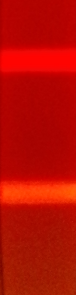
#> input picture 2/5.png, 76 x 295 px; its folder holds only this picture in this run
$ python jf_test_pic.py
#> lines starting #> are read from the running program, lines starting #| are printed output that depends on the picture
import cv2
import numpy as np
import glob
from PIL import Image
import pandas as pd
from PIL import ImageStat
import matplotlib.pyplot as plt

## 色调（H），饱和度（S），明度（V）
import os

def calculation(gray_list):
    #拉开高值和低值的差距，能有个100倍就可以了
    #获取最高灰度值和最低灰度值,然后这个系数的平方值*灰度值
    level_more_250 = 100
    level_200_250 =50
    level_100_200 = 25
    levle_50_100 = 10


    xishu = 2
    temp = []
    for i in gray_list:

        if i >=254:
            i = i* level_more_250
        elif i>=253:
            i = i* (level_more_250-10)
        elif i>=252:
            i = i* (level_more_250-20)
        elif i>= 251:
            i = i* (level_more_250-30)
        elif i>= 250:
            i = i* (level_more_250-40)
        #如果小于250,且大于100的话，全部当做是中值区域来计算
        elif i>=200 and i<250:
            i = i*(level_200_250-(250-i)*0.5)
        elif i< 200 and i>=100:
            i = i*(level_100_200-(200-i)*0.15)
        elif i<100 and i>50:
            i = i*(levle_50_100-(100-i)*0.1)
        temp.append(i)
    print("拉开后的平均灰度是：",temp)
    return temp


path = os.path.abspath(os.path.dirname(__file__))       # 这个文件所在的文件夹路径
pic_folder = os.path.join(path,"./2")
# liangdulist = []
# baohedu  = []
# sediao = []
pathlist = []
imgs = glob.glob(os.path.join(pic_folder,"5*"))      # 将所有的符合这个后缀名的文件存到一个列表并返回这个列表

area1 = []
area2 = []

for imgpath in imgs:
    pixels = 0
    total = 0
    min_avg_gray = 70
    print("-----------------")
    print(imgpath)
    a = imgpath.split('\\')[-1].split('.')[0]
    pathlist.append(a)
    #image = cv2.imread(imgpath)
    #image = cv2.imdecode(np.fromfile(imgpath,dtype=np.uint8),cv2.IMREAD_COLOR)        # 含有中文名字的读取方法
    img0 = cv2.imdecode(np.fromfile(imgpath,dtype=np.uint8),1)
#> img0 is the input picture: shape (295, 76, 3); mean B, G, R 1.6, 12.2, 185.8
    gray = cv2.cvtColor(img0,cv2.COLOR_RGB2GRAY)
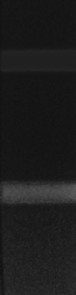
#> gray: shape (295, 76); min 15, max 87, mean 28.8
    # H,S,V = cv2.split(hsv)

    height,width,mode = img0.shape
#> height = 295; width = 76; mode = 3
    print("图片高度%d,宽度%d"%(height,width))
#| 图片高度295,宽度76
    pixels = height*width
#> pixels = 22420
    row_area = [] #行面积
    total1 = 0
    total2 = 0
    avg = []
    area2 = []
    y = []
    area1_rows= 0
    area2_rows = 0
    #遍历所有的行，平均灰度小于57的不要了
    for i in range(0,height):
        row_gray_total = 0
        for j in range(0,width):
            (b,g,r) = img0[i,j]
            gray = (int(r)+int(g)+int(b))*1.0/3.0
            row_gray_total += gray
        # avg.append(int(row_gray_total/width)-((height-i)*(20.0/height)))
        avg.append(int(row_gray_total/width))

        #如果这行的平均灰度大于等于57的话，整行算进区域荧光面积
        if (row_gray_total/width)>=min_avg_gray :
            if i <(height/2):

                area1_rows+=1
                total1 += (row_gray_total/width)
                # print("第%d行被计入区域1,平均灰度%d"%(i,row_gray_total/width))
            else:
                area2_rows+=1
                total2 += (row_gray_total/width)
#> after the loop, area1_rows = 25; area2_rows = 27; avg = 295 values, max 110 at index 189, min 58 at index 104, mean 66; total1 = 2099.9; total2 = 2622.8
                        # print("第%d行被计入区域2,平均灰度%d"%(i,row_gray_total/width))
    print("区域1行数%d,区域2行数%d"%(area1_rows,area2_rows))
#| 区域1行数25,区域2行数27
    total1 = total1-min_avg_gray*area1_rows
#> total1 = 349.9
    total2 = total2-min_avg_gray*area2_rows
#> total2 = 732.8
    print("区域1的面积：%d 区域2的面积：%d"%(total1,total2))
#| 区域1的面积：349 区域2的面积：732
    # avg.append(total1/total2)
    # result = calculation(avg)

x=np.arange(0,len(avg))+1
#> x = 295 values from 1 to 295
# print(avg)
# print(x)
x[0]=1
plt.rcParams['font.sans-serif']=['SimHei']
plt.title(a)
plt.xlabel("试剂位置（像素)")
plt.ylabel("平均灰度")
# [5 lines of commented-out code are left out]
plt.plot(x,avg,label='list1',color='g',linewidth=2,linestyle=':')


plt.legend()
plt.show()
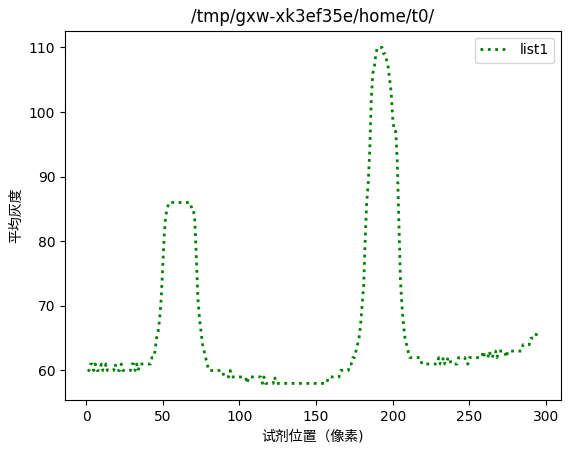
#> figure drawn by matplotlib, 1 panel; curve peaks at x = 190, y = 110


# [8 lines of commented-out code are left out]
